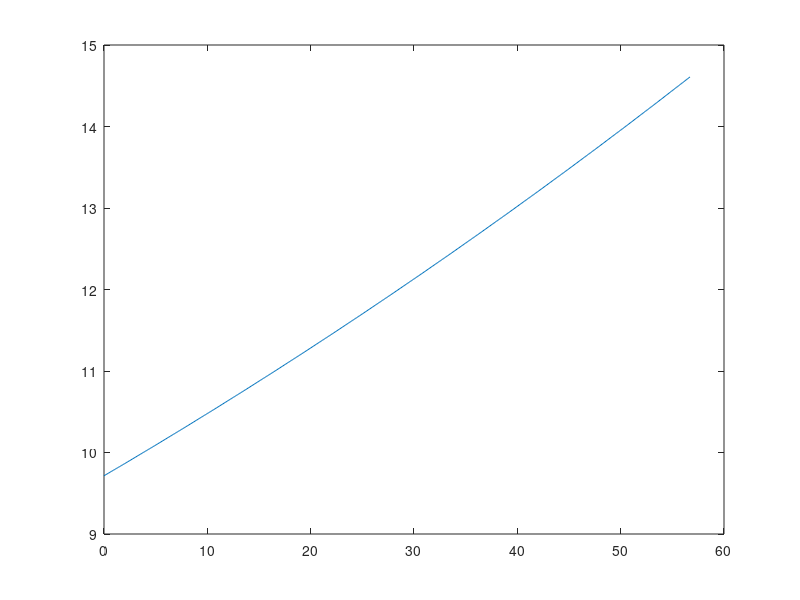
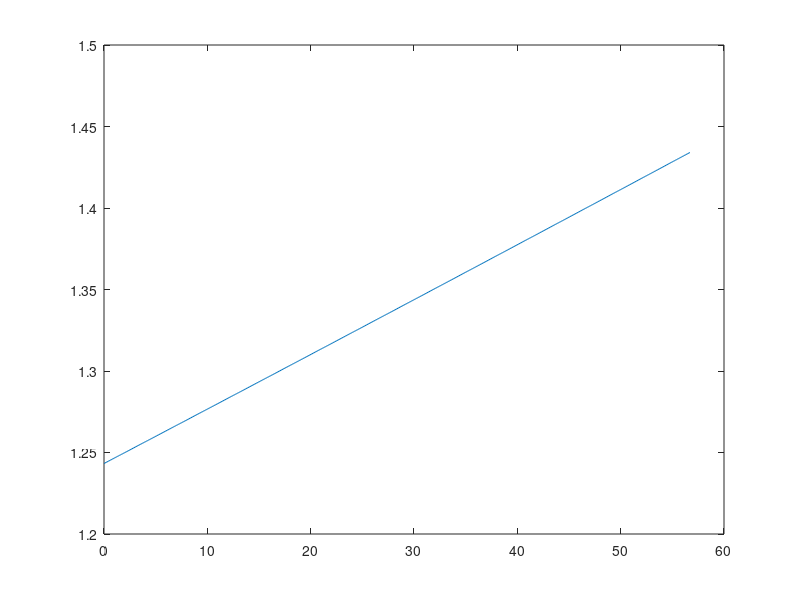

These figures' MATLAB source, in order:
clear; clc; close all;

Pref = 4.875;
pik = 0.20/100;
a = 0.561;
n = 0.35;
Ro = 1760/100^3;
c = 1511;

t = 0;
dt = 0.1;
W = 0;
i = 1;

At = 0.9676*100^2;
L = 40*100;
ri = 0.6*100;
ws = 0.2*100;
rg = 3.7/2*100;
as = (pi/2*rg - ws)/(2+pi/2); 


while W < as

    t = t+dt;
%     pc(i) = ((a*Ro*c/At) * (2*pi*L/100*(ri+W)))^(1/(1-n));

    D = 2*pi*(ri+W) - 4*(ws+2*W);
    E = 8*(rg-as-ri-W);
    F = 4*pi*W;
    G = ws;
    pc(i) = ((a*Ro*c/At*L/100) * (D+E+F+G))^(1/(1-n));

    rb(i) = a*pc(i)^n;
    W = W + rb(i)*dt; 
    i = i+1;

end

t = linspace(0,dt*length(pc),length(pc));

figure(1)
plot(t,pc)

figure(2)
plot(t,rb)




